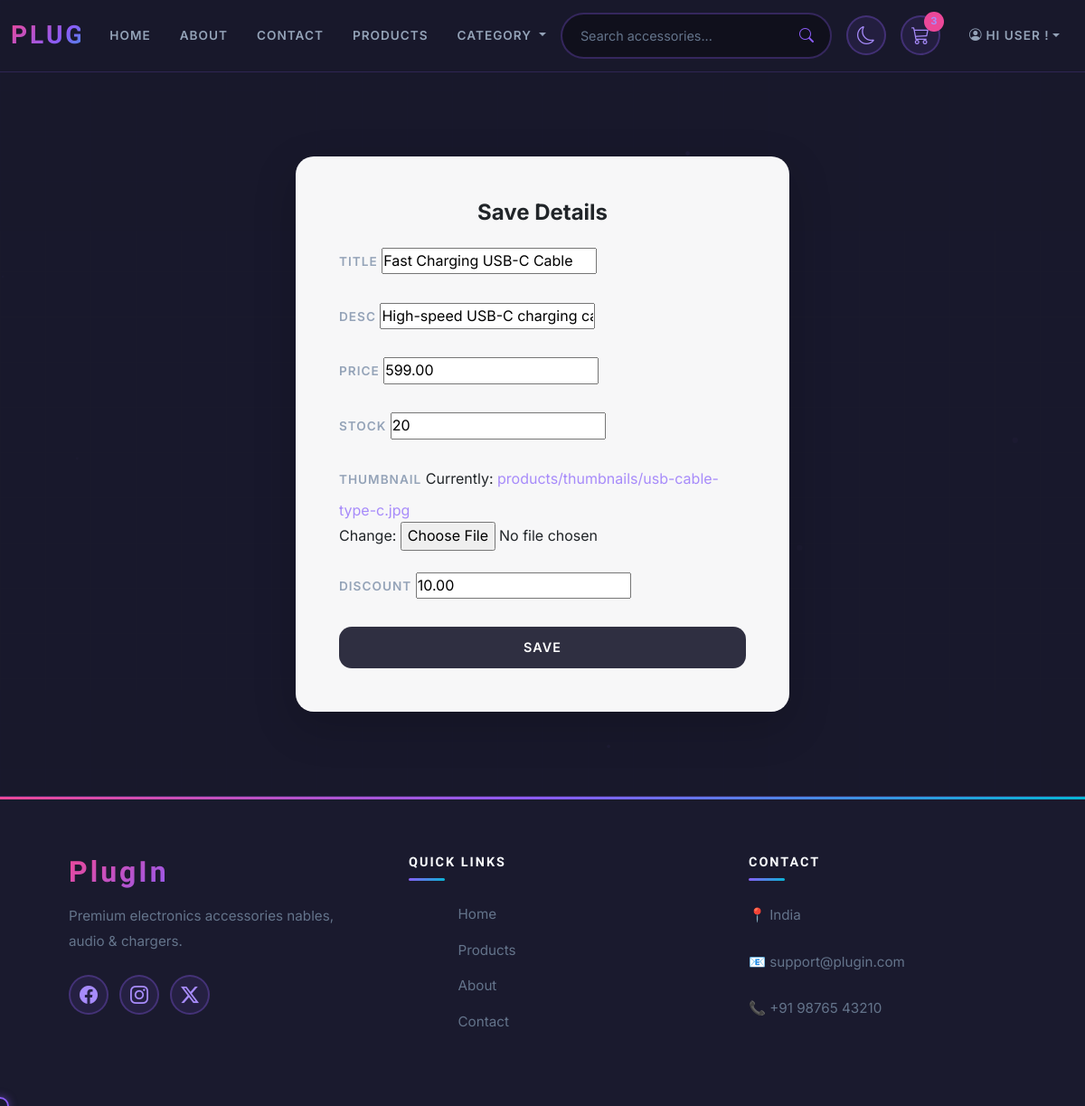
The app's page /products/1/edit/, older data.
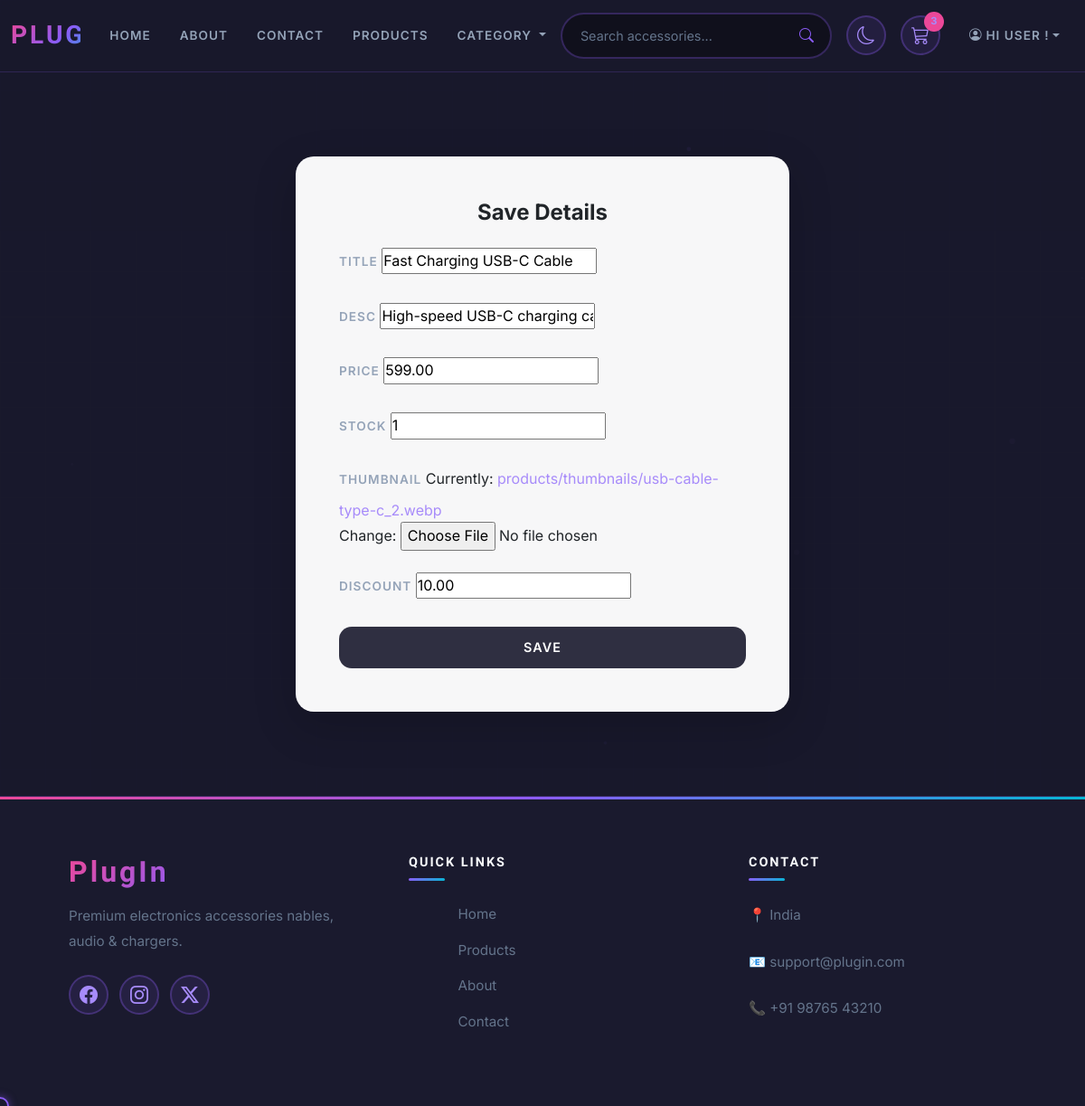
The same page, newer data.
### products/models.py (models this page shows, shortened)
class Product(models.Model):
    title = models.CharField(max_length=224)
    desc = models.CharField(max_length=400)
    price = models.DecimalField(max_digits=10, decimal_places=2)
    stock = models.PositiveIntegerField(null=False,blank=False,default=0)
    thumbnail = models.ImageField(upload_to='products/thumbnails')
    discount = models.DecimalField(
        max_digits=5,
        decimal_places=2,
        blank=True, null=True)
    created_at = models.DateTimeField(auto_now_add=True)
    updated_at = models.DateTimeField(auto_now=True)

### products/views.py (the view)
# urls.py: path('<int:pk>/edit/',UpdateProduct.as_view(), name='edit_product'),
class UpdateProduct(UpdateView):
    model = Product
    template_name = 'products/update_product.html'
    fields = '__all__'
    success_url = '/'

### templates/products/update_product.html (shortened to what this page needs)
{% extends 'base/base.html' %}
{% block content %}
<section class="save-form-section">
    <div class="container">
        <div class="row justify-content-center">
            <div class="col-lg-6 col-md-8">
                <div class="card save-form-card shadow-lg border-0">
                    <div class="card-body p-5">
                        <h4 class="text-center fw-bold mb-4">
                            Save Details
                        </h4>
                        <form method="post" enctype="multipart/form-data">
                            {% for field in form %}
                            <div class="mb-4">
                                <label class="form-label fw-semibold">
                                    {{ field.label }}
                                </label>
                                {{ field }}
                            </div>
                            {% endfor %}
                            <div class="d-grid mt-4">
                                <button type="submit" class="btn btn-gradient btn-lg">
                                    Save
                                </button>
                            </div>
                        </form>
                    </div>
                </div>
            </div>
        </div>
    </div>
</section>
{% endblock %}

### templates/base/base.html (shortened to what this page needs)
<!doctype html>
{% load static %}
<html lang="en">
<head>
    <link href="https://cdn.jsdelivr.net/npm/bootstrap@5.3.8/dist/css/bootstrap.min.css" rel="stylesheet"
>
    <link rel="stylesheet" href="https://cdn.jsdelivr.net/npm/bootstrap-icons@1.13.1/font/bootstrap-icons.min.css">
    <link rel="stylesheet" href="{% static 'css/style.css' %}">
</head>
<body class="loaded {% block body_class %}{% endblock %}">
    <header>
        {% include 'base/includes/header.html' %}
    </header>
    <main>
        {% block content %}{% endblock %}
    </main>
    <footer class="site-footer">
        {% include 'base/includes/footer.html' %}
    </footer>
</body>
</html>

### templates/base/includes/header.html (shortened to what this page needs)
<nav class="navbar navbar-expand-lg tech-navbar">
    <div class="container-fluid">
        <a class="navbar-brand" href="{% url 'home_page' %}"><span>PlugIn</span></a>
        <div class="collapse navbar-collapse" id="navbarSupportedContent">
            <ul class="navbar-nav me-auto mb-2 mb-lg-0">
                <li class="nav-item">
                    <a class="nav-link {% if current_page == 'home' %}active{% endif %}"
                        href="{% url 'home_page' %}">Home</a>
                </li>
                <li class="nav-item">
                    <a class="nav-link {% if current_page == 'about' %}active{% endif %}"
                        href="{% url 'about_page' %}">About</a>
                </li>
                <li class="nav-item">
                    <a class="nav-link {% if current_page == 'contact' %}active{% endif %}"
                        href="{% url 'contact_page' %}">Contact</a>
                </li>
                <li class="nav-item">
                    <a class="nav-link {% if current_page == 'products' %}active{% endif %}"
                        href="{% url 'products' %}">Products</a>
                </li>
                <li class="nav-item dropdown mega-dropdown">
                    <a class="nav-link dropdown-toggle" href="#" data-bs-toggle="dropdown">
                        Category
                    </a>
                </li>
            </ul>
            <section class="form-section">
                <form class="search-box" role="search" method="get" action="{% url 'search_products' %}">
                    <input name="q" value="{{ query }}" type="search" placeholder="Search accessories..." />
                    <i class="bi bi-search"></i>
                </form>
                <button class="theme-toggle" id="themeToggle">
                    <i class="bi bi-moon"></i>
                </button>
                <a href="#" class="cart-icon">
                    <i class="bi bi-cart3"></i>
                    <span class="cart-badge">3</span>
                </a>
                <ul class="navbar-nav ms-auto align-items-center">
                    <li class="nav-item dropdown">
                        <a class="nav-link dropdown-toggle d-flex align-items-center" href="#"
                            data-bs-toggle="dropdown">
                            <i class="bi bi-person-circle me-1"></i>
                            {% if user.is_authenticated %}
                                {{user.username.capitalize}}
                            {% else %}
                                Hi User !
                            {% endif %}
                        </a>
                    </li>
                </ul>
            </section>
        </div>
    </div>
</nav>

### templates/base/includes/footer.html
<div class="footer-grid">
    <div class="footer-col">
        <h4 class="footer-brand">PlugIn</h4>
        <p class="footer-text">
            Premium electronics accessories nables, audio & chargers.
        </p>
        <div class="footer-social">
            <a href="#"><i class="bi bi-facebook"></i></a>
            <a href="#"><i class="bi bi-instagram"></i></a>
            <a href="#"><i class="bi bi-twitter-x"></i></a>
        </div>
    </div>
    <div class="footer-col">
        <h5 class="footer-title">Quick Links</h5>
        <ul class="footer-links">
            <li><a href="{% url 'home_page' %}">Home</a></li>
            <li><a href="{% url 'products' %}">Products</a></li>
            <li><a href="{% url 'about_page' %}">About</a></li>
            <li><a href="{% url 'contact_page' %}">Contact</a></li>
        </ul>
    </div>
    <div class="footer-col">
        <h5 class="footer-title">Contact</h5>
        <p class="footer-text">📍 India</p>
        <p class="footer-text">📧 support@plugin.com</p>
        <p class="footer-text">📞 +91 98765 43210</p>
    </div>
</div>

Row changes from the older to the newer data that the page shows:
changed Product "Fast Charging USB-C Cable": stock "20" → "1"
Text that changed along with them:
text no longer shown: "Currently: products/thumbnails/usb-cable-type-c.jpg Change:"
text now shown: "Currently: products/thumbnails/usb-cable-type-c_2.webp Change:"
